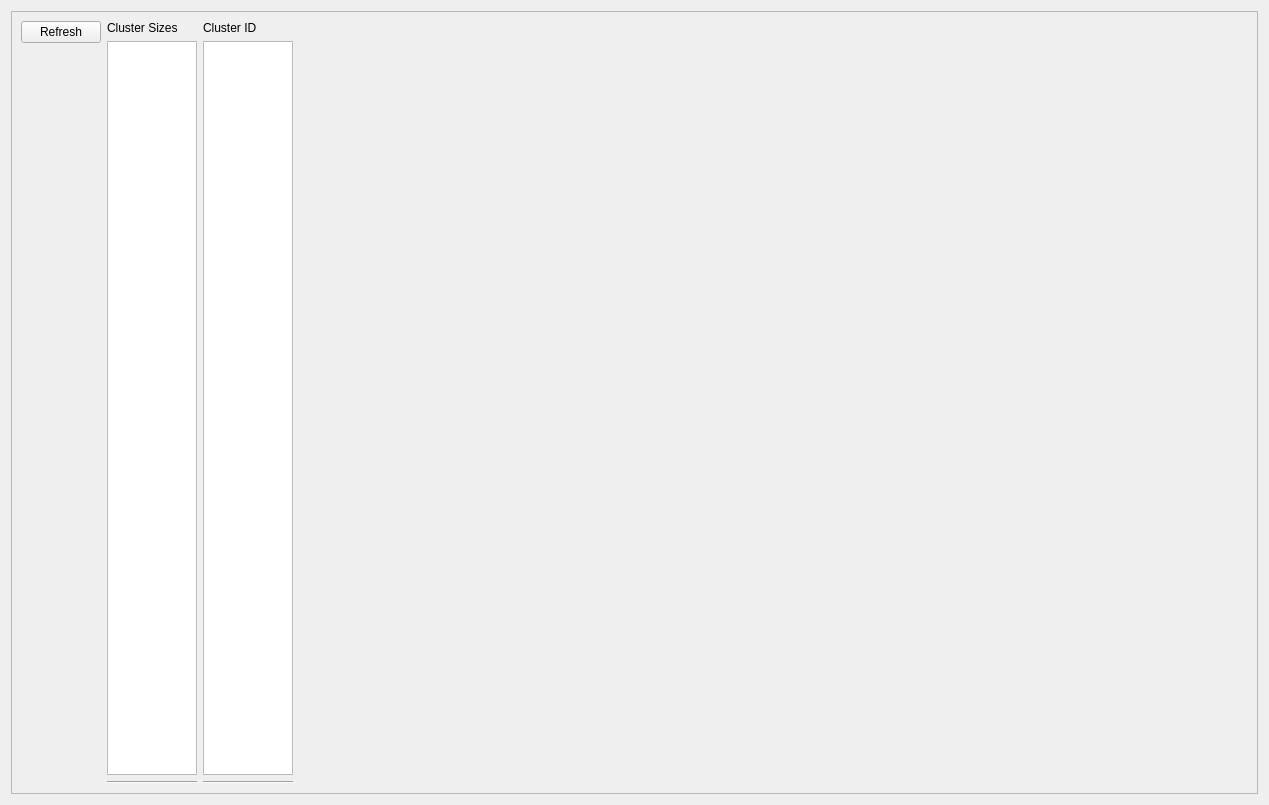
<?xml version="1.0" encoding="UTF-8"?>
<ui version="4.0">
 <class>ClusteringModuleWidget</class>
 <widget class="QWidget" name="ClusteringModuleWidget">
  <property name="geometry">
   <rect>
    <x>0</x>
    <y>0</y>
    <width>1269</width>
    <height>805</height>
   </rect>
  </property>
  <property name="sizePolicy">
   <sizepolicy hsizetype="Expanding" vsizetype="Expanding">
    <horstretch>0</horstretch>
    <verstretch>0</verstretch>
   </sizepolicy>
  </property>
  <layout class="QVBoxLayout" name="verticalLayout">
   <item>
    <widget class="QFrame" name="frame">
     <property name="frameShape">
      <enum>QFrame::Shape::StyledPanel</enum>
     </property>
     <property name="frameShadow">
      <enum>QFrame::Shadow::Raised</enum>
     </property>
     <layout class="QHBoxLayout" name="horizontalLayout_2">
      <item>
       <layout class="QVBoxLayout" name="verticalLayout_2">
        <property name="sizeConstraint">
         <enum>QLayout::SizeConstraint::SetMaximumSize</enum>
        </property>
        <item>
         <widget class="QPushButton" name="refreshButton">
          <property name="enabled">
           <bool>true</bool>
          </property>
          <property name="sizePolicy">
           <sizepolicy hsizetype="Maximum" vsizetype="Fixed">
            <horstretch>0</horstretch>
            <verstretch>0</verstretch>
           </sizepolicy>
          </property>
          <property name="text">
           <string>Refresh</string>
          </property>
         </widget>
        </item>
        <item>
         <spacer name="verticalSpacer">
          <property name="orientation">
           <enum>Qt::Orientation::Vertical</enum>
          </property>
          <property name="sizeType">
           <enum>QSizePolicy::Policy::MinimumExpanding</enum>
          </property>
          <property name="sizeHint" stdset="0">
           <size>
            <width>20</width>
            <height>40</height>
           </size>
          </property>
         </spacer>
        </item>
       </layout>
      </item>
      <item>
       <layout class="QHBoxLayout" name="horizontalLayout">
        <item>
         <layout class="QVBoxLayout" name="verticalLayout_3">
          <property name="sizeConstraint">
           <enum>QLayout::SizeConstraint::SetMinimumSize</enum>
          </property>
          <item>
           <widget class="QLabel" name="label">
            <property name="text">
             <string>Cluster Sizes</string>
            </property>
           </widget>
          </item>
          <item>
           <widget class="QListWidget" name="listWidget">
            <property name="sizePolicy">
             <sizepolicy hsizetype="Fixed" vsizetype="Expanding">
              <horstretch>0</horstretch>
              <verstretch>0</verstretch>
             </sizepolicy>
            </property>
            <property name="maximumSize">
             <size>
              <width>90</width>
              <height>16777215</height>
             </size>
            </property>
           </widget>
          </item>
          <item>
           <widget class="Line" name="line">
            <property name="orientation">
             <enum>Qt::Orientation::Horizontal</enum>
            </property>
           </widget>
          </item>
         </layout>
        </item>
        <item>
         <layout class="QVBoxLayout" name="verticalLayout_4">
          <property name="sizeConstraint">
           <enum>QLayout::SizeConstraint::SetMinimumSize</enum>
          </property>
          <item>
           <widget class="QLabel" name="label_2">
            <property name="text">
             <string>Cluster ID</string>
            </property>
           </widget>
          </item>
          <item>
           <widget class="QListWidget" name="listWidget2">
            <property name="sizePolicy">
             <sizepolicy hsizetype="Fixed" vsizetype="Expanding">
              <horstretch>0</horstretch>
              <verstretch>0</verstretch>
             </sizepolicy>
            </property>
            <property name="maximumSize">
             <size>
              <width>90</width>
              <height>16777215</height>
             </size>
            </property>
           </widget>
          </item>
          <item>
           <widget class="Line" name="line_2">
            <property name="orientation">
             <enum>Qt::Orientation::Horizontal</enum>
            </property>
           </widget>
          </item>
         </layout>
        </item>
       </layout>
      </item>
      <item>
       <widget class="ConfigurationViewerWidget" name="ViewerWidget" native="true">
        <property name="sizePolicy">
         <sizepolicy hsizetype="Expanding" vsizetype="Expanding">
          <horstretch>0</horstretch>
          <verstretch>0</verstretch>
         </sizepolicy>
        </property>
       </widget>
      </item>
     </layout>
    </widget>
   </item>
  </layout>
 </widget>
 <customwidgets>
  <customwidget>
   <class>ConfigurationViewerWidget</class>
   <extends>QWidget</extends>
   <header>gui/configurationViewerWidget.h</header>
   <container>1</container>
  </customwidget>
 </customwidgets>
 <resources/>
 <connections/>
</ui>
